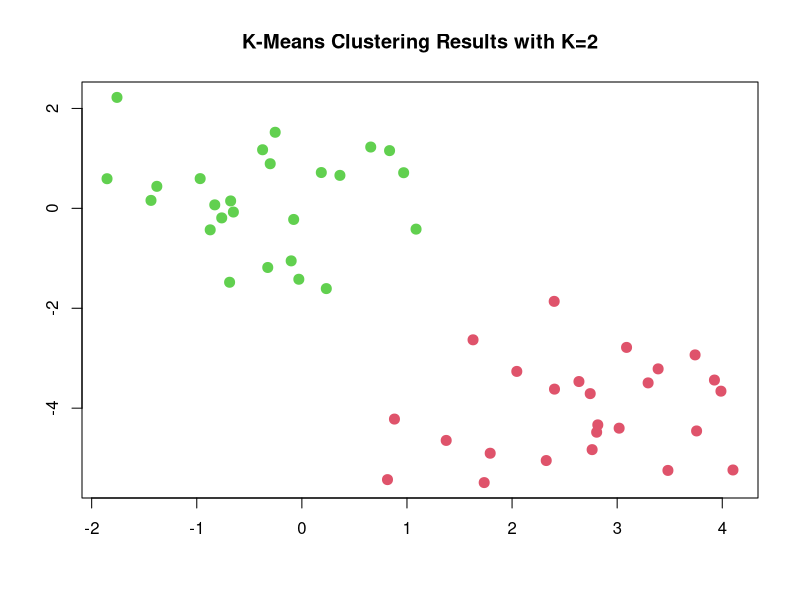
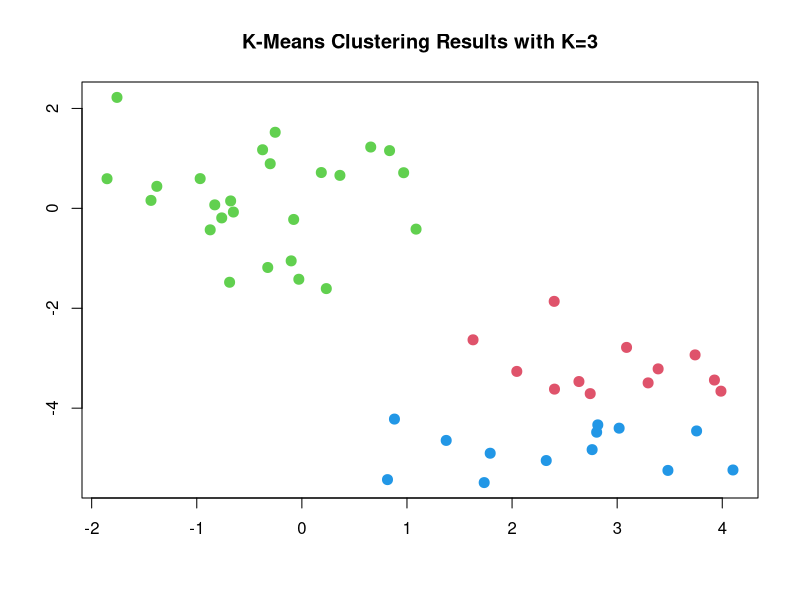
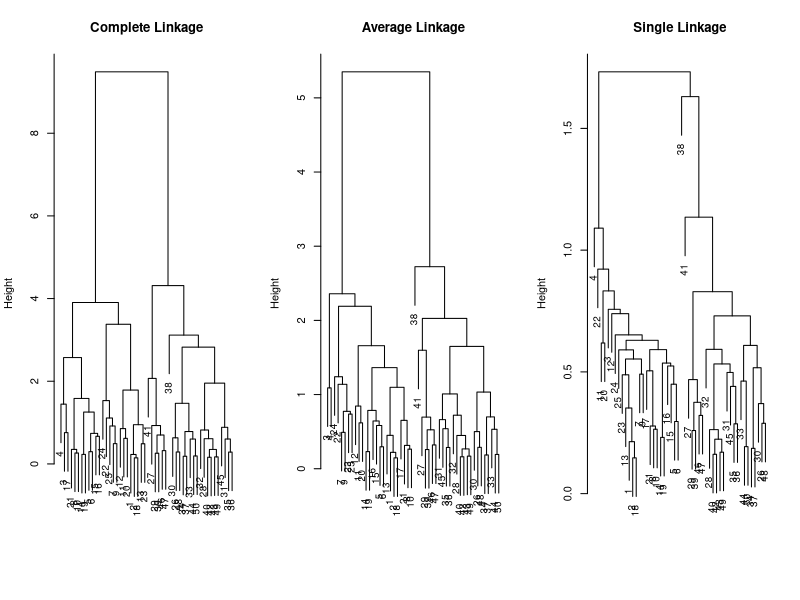
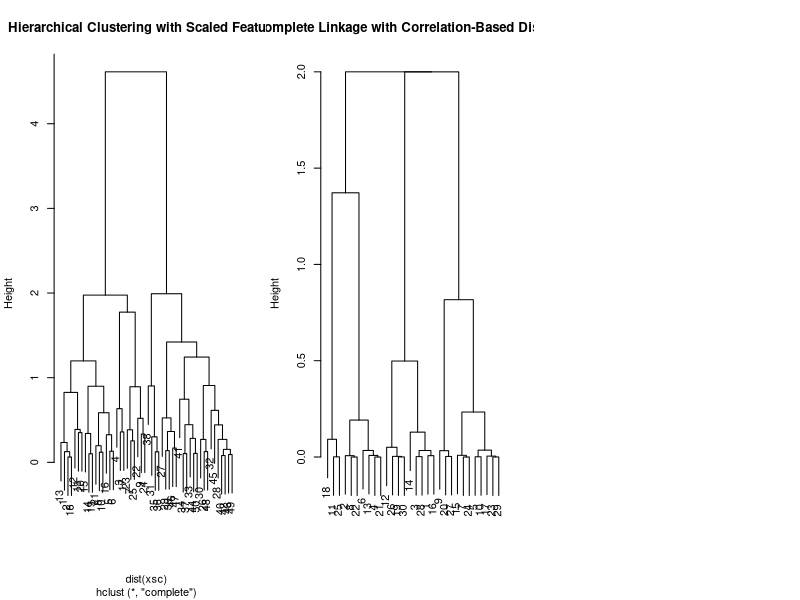

The R source for these figures, in order:
# K-Means Clustering

set.seed(10)
x=matrix(rnorm(50*2), ncol=2)
# the first 25 observations have both their coodinates shifted
x[1:25,1]=x[1:25,1]+3
x[1:25,2]=x[1:25,2]-4

# K-means clustering with K=2
km.out=kmeans(x,2,nstart=20)
km.out$cluster
plot(x, col=(km.out$cluster+1), main="K-Means Clustering Results with K=2", xlab="", ylab="", pch=20, cex=2)
set.seed(4)
km.out=kmeans(x,3,nstart=20)
km.out
plot(x, col=(km.out$cluster+1), main="K-Means Clustering Results with K=3", xlab="", ylab="", pch=20, cex=2)

# nstart is the number of initial randomization, kmeans only report the best result
set.seed(3)
km.out=kmeans(x,3,nstart=1)
km.out$tot.withinss
km.out=kmeans(x,3,nstart=20)
km.out$tot.withinss

# Hierarchical Clustering

hc.complete=hclust(dist(x), method="complete")
hc.average=hclust(dist(x), method="average")
hc.single=hclust(dist(x), method="single")
par(mfrow=c(1,3))
plot(hc.complete,main="Complete Linkage", xlab="", sub="", cex=.9)
plot(hc.average, main="Average Linkage", xlab="", sub="", cex=.9)
plot(hc.single, main="Single Linkage", xlab="", sub="", cex=.9)
cutree(hc.complete, 2)
cutree(hc.average, 2)
cutree(hc.single, 2)
cutree(hc.single, 4)

# scaled data
xsc=scale(x)
plot(hclust(dist(xsc), method="complete"), main="Hierarchical Clustering with Scaled Features")
x=matrix(rnorm(30*3), ncol=3)
# correlation-based distance
dd=as.dist(1-cor(t(x)))
plot(hclust(dd, method="complete"), main="Complete Linkage with Correlation-Based Distance", xlab="", sub="")
